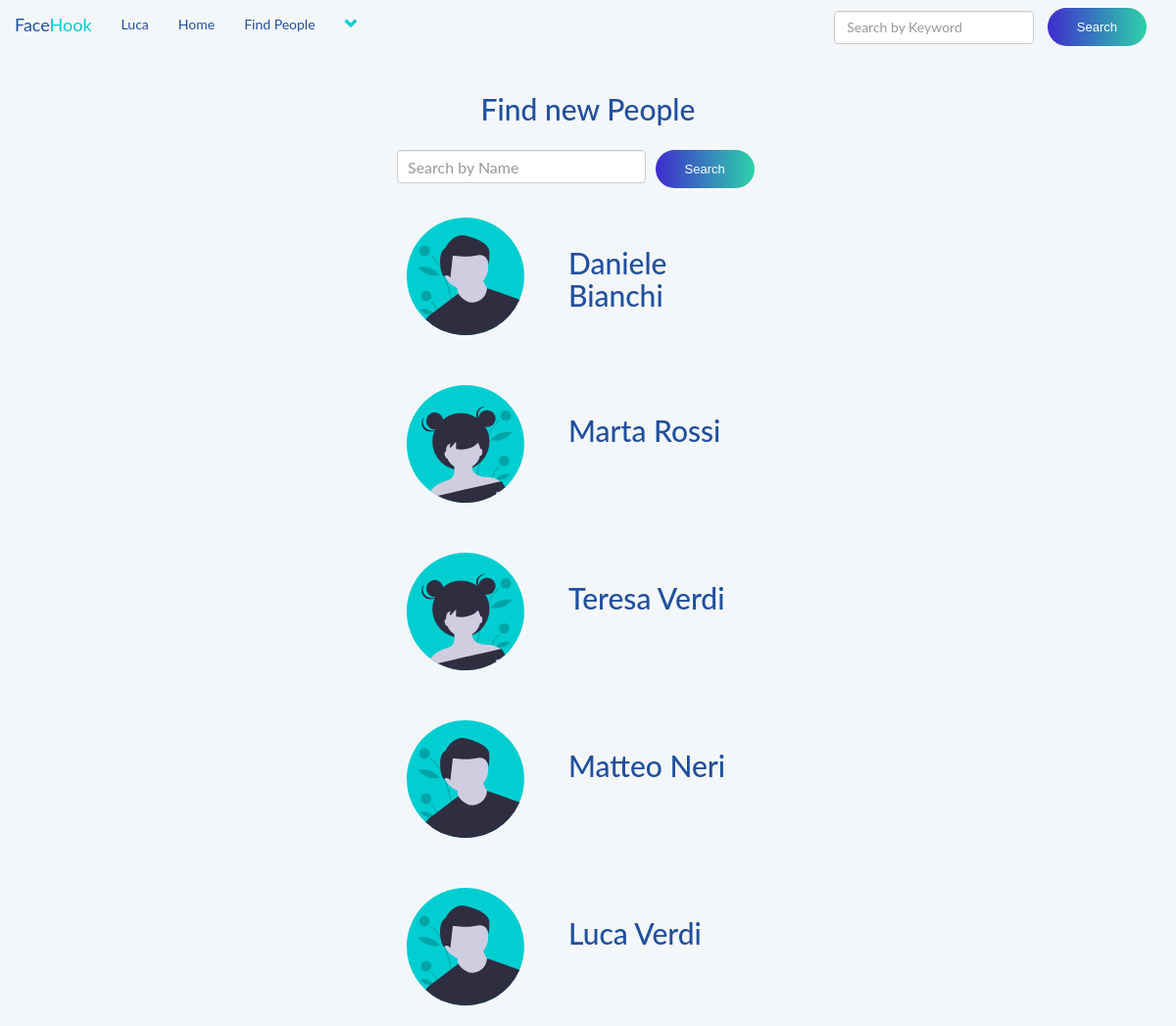
Screenshot of /members.php (signed in) with the database file from the repository.
### tables this page shows
CREATE TABLE `users` (
  `user_id` int(11) NOT NULL,
  `f_name` text NOT NULL,
  `l_name` text NOT NULL,
  `user_name` text NOT NULL,
  `describe_user` varchar(255) NOT NULL,
  `Relationship` text NOT NULL,
  `user_pass` varchar(255) NOT NULL,
  `user_email` varchar(255) NOT NULL,
  `user_country` text NOT NULL,
  `user_gender` text NOT NULL,
  `user_birthday` date NOT NULL,
  `user_image` varchar(255) NOT NULL,
  `user_cover` varchar(255) NOT NULL,
  `user_reg_date` timestamp NOT NULL DEFAULT current_timestamp(),
  `status` text NOT NULL,
  `posts` text NOT NULL,
  `recovery_account` varchar(255) NOT NULL
);

### functions/functions.php (the view, shortened to what this page needs)
<?php
$con = mysqli_connect("localhost","root","","facehook") or die("Connection was not established");
function search_user(){
	 global $con;
	 if (isset($_GET['search_user_btn'])){
		 $search = $_GET['search_user'];
		 $get_user = "select * from users where f_name like '%$search%'
		 OR l_name like '%$search%' OR user_name like '%$search%'";
	 }
	 else {
		 $get_user = "select * from users";
	 }
	 $run_user = mysqli_query($con,$get_user);
	 while ($row_user = mysqli_fetch_array($run_user)){
		 $user_id = $row_user['user_id'];
		 $username = $row_user['user_name'];
		 $user_image= $row_user['user_image'];
		 $f_name= $row_user['f_name'];
		 $l_name= $row_user['l_name'];
		 echo"
		 <div class='row'>
		 <div class ='col-sm-4'>
		 </div>
		 <div class ='col-sm-5'>
		 <div class='row' id ='find_people'>
		 <div class ='col-sm-4'>
		 <a href='user_profile.php?u_id=$user_id'>
		 <img src='users/$user_image' width='140px' height ='120px' title='$username'
		 style='float:left; margin-top: 30px;' onerror='this.onerror=null;this.src=\"../users/$user_image\";'/></a>
		 </div><br><br>
		 <div class='col-sm-5'>
		 <a style ='text-decoration:none; cursor:pointer; color:#20509e;'
		 href='user_profile.php?u_id=$user_id'>
		 <strong> <h2>$f_name $l_name</h2></strong>
		 </a>
		 </div>
		 <div class='col-sm-4'>
		 </div>
		 </div>
		 </div>
		 <div class='col-sm-4'>
		 </div>
		 </div><br>
		 ";
	 }
 }
?>

### members.php (shortened to what this page needs)
<!DOCTYPE html>
<?php
include("includes/header.php");
?>
<html>
<head>
	<link rel="stylesheet" href="https://maxcdn.bootstrapcdn.com/bootstrap/3.3.7/css/bootstrap.min.css">
    <link rel="stylesheet" href="style2.css">
    <link rel="stylesheet" type="text/css" href="../style2.css">
</head>
<body>
<div class="row">
    <div class="col-sm-12">
        <center><h2 class="text-blu">Find new People</h2></center></div>
    <div class="row">
    <div class="col-sm-4">
    </div>
    <div class="col-sm-4">
        <form class="search_form" action="">
            <div class="form-group">
                <input type="text" class="form-control" name="search_user" placeholder="Search by Name"></div>
            <button class="btn site-btn sb-gradients search-btn" type="submit" name="search_user_btn">Search</button>
        </form>
    </div>
    <div class="col-sm-4">
    </div>
        </div>
        <?php search_user(); ?>
    </div>
</body>
</html>

### includes/header.php (shortened to what this page needs)
<?php
include("functions/functions.php");
?>
<nav style="background: #f4f7fa; border:none;" class="navbar navbar-default">
	<div class="container-fluid">
		<div class="navbar-header">
			<a style="color: #20509e;" class="navbar-brand" href="home.php">Face<span style="color: #00CED1;">Hook</span></a>
		</div>
		<div class="collapse navbar-collapse" id="bs-example-navbar-collapse-1">
	      <ul class="nav navbar-nav">
	      	<?php
			$user = $_SESSION['user_email'];
			$get_user = "select * from users where user_email='$user'";
			$run_user = mysqli_query($con,$get_user);
			$row=mysqli_fetch_array($run_user);
			$user_id = $row['user_id'];
			$first_name = $row['f_name'];
			$user_posts = "select * from posts where user_id='$user_id'";
			$run_posts = mysqli_query($con,$user_posts);
			$posts = mysqli_num_rows($run_posts);
			?>
	        <li><a style="color: #20509e;" href='profile.php?<?php echo "u_id=$user_id" ?>'><?php echo "$first_name"; ?></a></li>
	       	<li><a style="color: #20509e;" href="home.php">Home</a></li>
			<li><a style="color: #20509e;" href="members.php">Find People</a></li>
					<?php
						echo"
						<li class='dropdown'>
							<a href='#' class='dropdown-toggle' data-toggle='dropdown' role='button' aria-haspopup='true' aria-expanded='false'><span><i style='color: #00CED1;;' class='glyphicon glyphicon-chevron-down'></i></span></a>
							<ul class='dropdown-menu'>
								<li>
									<a href='my_post.php?u_id=$user_id'>My Posts <span class='badge badge-secondary'>$posts</span></a>
								</li>
								<li>
									<a href='edit_profile.php?u_id=$user_id'>Edit Account</a>
								</li>
								<li role='separator' class='divider'></li>
								<li>
									<a href='logout.php'>Logout</a>
								</li>
							</ul>
						</li>
						";
					?>
			</ul>
			<ul class="nav navbar-nav navbar-right">
				<li class="dropdown">
					<form class="navbar-form navbar-left" method="get" action="results.php">
						<div class="form-group">
							<input type="text" class="form-control" name="user_query" placeholder="Search by Keyword">
						</div>
						<button type="submit" class="btn site-btn sb-gradients search-btn" name="search">Search</button>
					</form>
				</li>
			</ul>
		</div>
	</div>
</nav>

### style2.css (style rules this page uses)
body { overflow-x: hidden; background: #f4f7fa; font-family: "Lato", sans-serif; }
.site-btn { position: relative; display: inline-block; padding: 15px 30px; font-size: 16px; font-weight: 500; line-height: 16px; border-radius: 50px; font-family: "Futura", sans-serif; min-width: 150px; text-align: center; cursor: pointer; color: #fff; margin-right: 20px; border: none; }
.text-blu { color: #20509e; }
.gradient-bg, .site-btn.sb-gradients, .member-social a:hover, .single-blog-page .social-share a:hover, .comment .comment-content .c-btn:hover, .comment-form label { background: linear-gradient(to right, #3e2bce 0%, #2dd3aa 100%, #2dd3aa 100%, #2dd3aa 100%); filter: progid:DXImageTransform.Microsoft.gradient( startColorstr='#3e2bce', endColorstr='#2dd3aa', GradientType=1); }
.search-btn { font-size: 13px; font-weight: 300; margin-right: 0; line-height: 9px; margin-left: 10px; min-width: 100px; }
form.search_form input[type=text] { padding: 10px; font-size: 16px; border-radius: 4px; float: left; width: 65%; }
span { color: #5bd0c6; }

### rows the page displays
users: f_name "Luca", user_image (picture), l_name "Verdi"
users: user_image (picture), f_name "Daniele", l_name "Bianchi"
users: user_image (picture), f_name "Marta", l_name "Rossi"
users: user_image (picture), f_name "Teresa", l_name "Verdi"
users: user_image (picture), f_name "Matteo", l_name "Neri"
